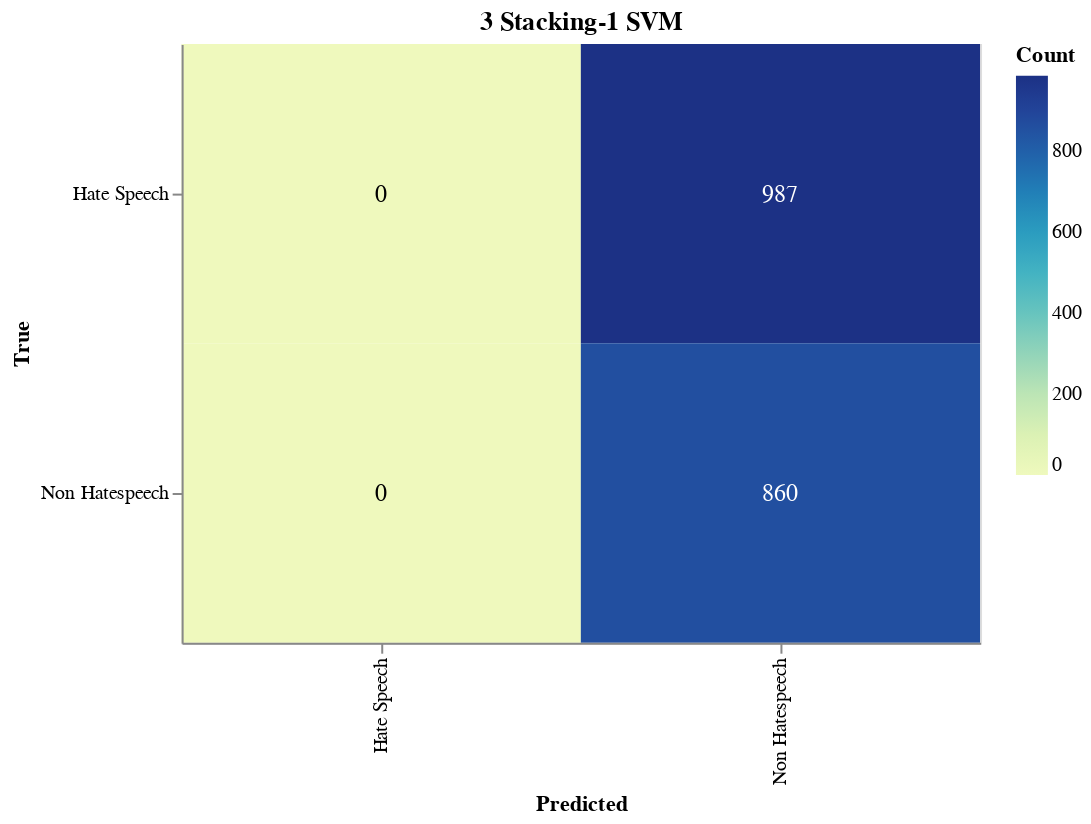

Notebook code for this chart:
### Markdown cell above
#### Save Confusion Matrix

### Code cell
import altair as alt
import altair_saver
import pandas as pd
from sklearn.metrics import confusion_matrix

# Calculate the confusion matrix
cm = confusion_matrix(true_labels, adjusted_predictions)

# Define class names
class_names = ['Hate Speech', 'Non Hatespeech']

# Convert confusion matrix to DataFrame
cm_df = pd.DataFrame(cm, index=class_names, columns=class_names).reset_index().melt(id_vars='index')
cm_df.columns = ['True', 'Predicted', 'Count']

# Ensure the order of categories
cm_df['True'] = pd.Categorical(cm_df['True'], categories=class_names, ordered=True)
cm_df['Predicted'] = pd.Categorical(cm_df['Predicted'], categories=class_names, ordered=True)

# Create the Altair plot
heatmap = alt.Chart(cm_df).mark_rect().encode(
    x=alt.X('Predicted:O', sort=class_names),
    y=alt.Y('True:O', sort=class_names),
    color='Count:Q',
    tooltip=['True', 'Predicted', 'Count']
).properties(
    width=400,
    height=300,
    title='3 Stacking-1 SVM'
)

# Add text labels
text = heatmap.mark_text(
    align='center',
    baseline='middle',
    fontSize=12
).encode(
    text='Count:Q',
    color=alt.condition(
        alt.datum.Count > cm.max() / 2,
        alt.value('white'),
        alt.value('black')
    )
)

# Combine heatmap and text
final_chart = heatmap + text

# Display the plot
final_chart.show()

### Figure 1 — Vega-Lite specification as saved in the notebook (floating-point values rounded to 4 significant figures)
{"config": {"view": {"continuousWidth": 300, "continuousHeight": 300}}, "layer": [{"mark": {"type": "rect"}, "encoding": {"color": {"field": "Count", "type": "quantitative"}, "tooltip": [{"field": "True", "type": "ordinal"}, {"field": "Predicted", "type": "ordinal"}, {"field": "Count", "type": "quantitative"}], "x": {"field": "Predicted", "sort": ["Hate Speech", "Non Hatespeech"], "type": "ordinal"}, "y": {"field": "True", "sort": ["Hate Speech", "Non Hatespeech"], "type": "ordinal"}}, "title": "3 Stacking-1 SVM"}, {"mark": {"type": "text", "align": "center", "baseline": "middle", "fontSize": 12}, "encoding": {"color": {"condition": {"test": "(datum.Count > 493.5)", "value": "white"}, "value": "black"}, "text": {"field": "Count", "type": "quantitative"}, "tooltip": [{"field": "True", "type": "ordinal"}, {"field": "Predicted", "type": "ordinal"}, {"field": "Count", "type": "quantitative"}], "x": {"field": "Predicted", "sort": ["Hate Speech", "Non Hatespeech"], "type": "ordinal"}, "y": {"field": "True", "sort": ["Hate Speech", "Non Hatespeech"], "type": "ordinal"}}, "title": "3 Stacking-1 SVM"}], "data": {"name": "data-010c52edfd2079f09c0236dffc020b77"}, "height": 300, "width": 400, "$schema": "https://vega.github.io/schema/vega-lite/v5.17.0.json", "datasets": {"data-010c52edfd2079f09c0236dffc020b77": [{"True": "Hate Speech", "Predicted": "Hate Speech", "Count": 0}, {"True": "Non Hatespeech", "Predicted": "Hate Speech", "Count": 0}, {"True": "Hate Speech", "Predicted": "Non Hatespeech", "Count": 987}, {"True": "Non Hatespeech", "Predicted": "Non Hatespeech", "Count": 860}]}}
